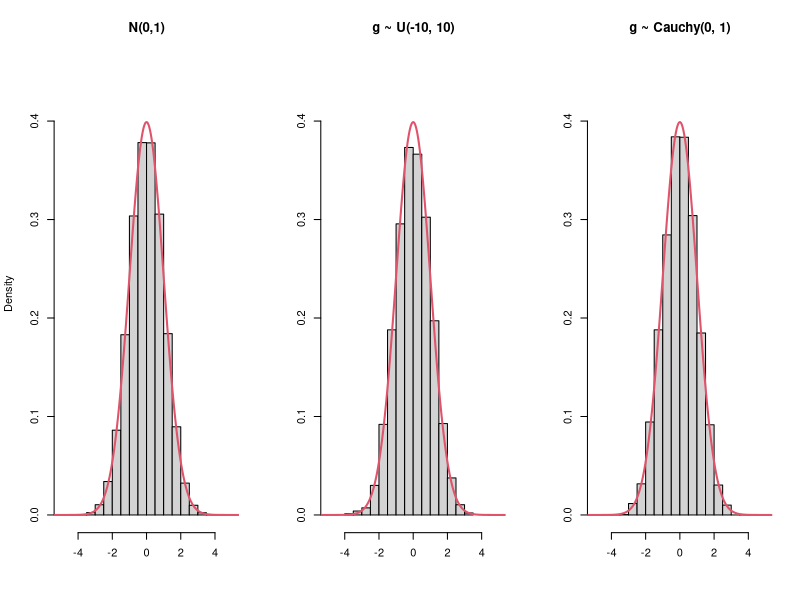
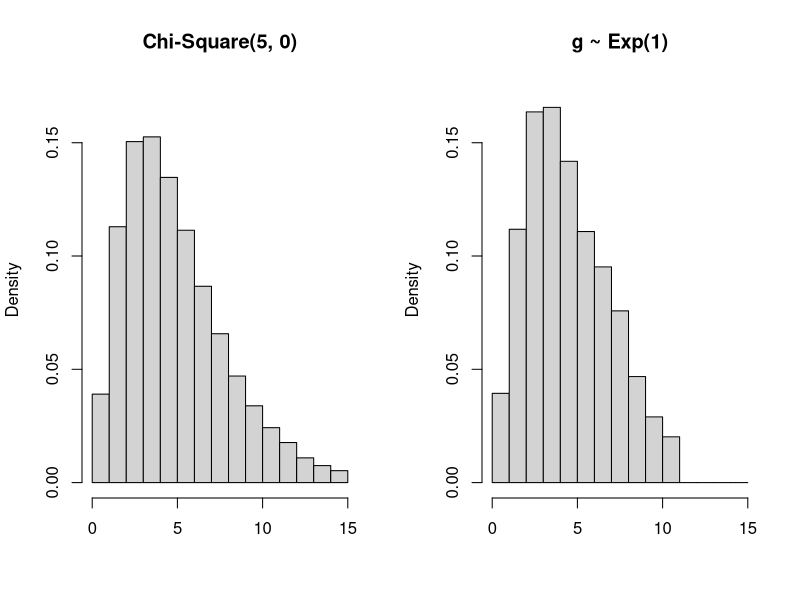

Generate these figures, in order, with R:
## ---- chunk 1
knitr::opts_chunk$set(echo = TRUE)
## ---- chunk 2
set.seed(1231354)
N = 100000
xx = seq(-6,6,length=1000)

par(mfrow=c(1,3))

hist(rnorm(N), main = 'N(0,1)', xlab = '', prob=TRUE,ylim=c(0,0.45),xlim=c(-5,5))
lines(xx,dnorm(xx),col=2,lwd=2)

## SIR: Uniform proposal

m = 5000
draw1 = runif(N,-10,10)
w = dnorm(draw1)/0.05
ind = sample(1:N,size=m,replace=TRUE,prob=w)
draws1 = draw1[ind]
hist(draws1,xlab="",ylab="",main="g ~ U(-10, 10)",prob=TRUE,ylim=c(0,0.45),xlim=c(-5,5))
lines(xx,dnorm(xx),col=2,lwd=2)
length(unique(draws1))/m
ks.test(rnorm(m), draws1)


## SIR: Cauchy proposal
draw1 = rcauchy(N)
w = dnorm(draw1)/dcauchy(draw1)
ind = sample(1:N,size=m,prob=w)
draws1 = draw1[ind]
hist(draws1,xlab="",ylab="",main="g ~ Cauchy(0, 1)",prob=TRUE,ylim=c(0,0.45),xlim=c(-5,5))
lines(xx,dnorm(xx),col=2,lwd=2)
length(unique(draws1))/m
ks.test(rnorm(m), draws1)
## ---- chunk 3
set.seed(120)

n = 100000
m = 5000

x_exp_sample = rexp(n)

fx_unnormalized = 5*dchisq(x_exp_sample, df=5, ncp=0)
gx = dexp(x_exp_sample)

weight = fx_unnormalized/gx
weight_norm = weight/sum(weight)

fx_sample = sample(x_exp_sample, size=m, replace=TRUE, prob = weight_norm)

par(mfrow=c(1,2))
x = rchisq(n, df=5)
hist(x[x<15], breaks=seq(0, 15,1), main='Chi-Square(5, 0)', prob=TRUE,ylim=c(0,0.17), xlab='')
hist(fx_sample, breaks=seq(0, 15, 1), main='g ~ Exp(1)', prob=TRUE,ylim=c(0,0.17), xlab = '')
## ---- chunk 4
ks.test(x, fx_sample)
